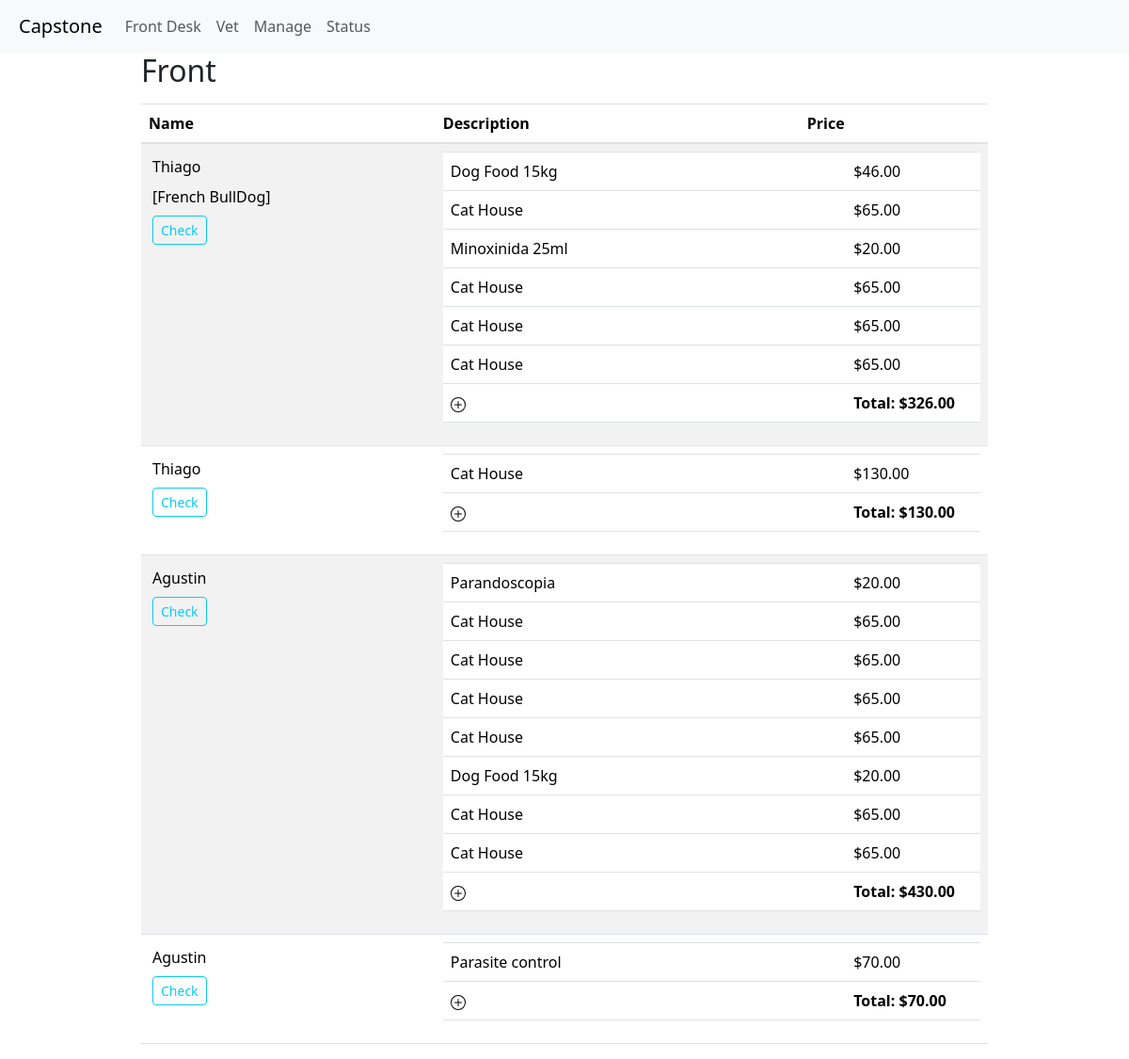
The page /front_desk on the database its author committed.
### item_track/models.py (models this page shows, shortened)
class TransactionRecord(models.Model):
    id = models.AutoField(primary_key=True)
    name = models.CharField(max_length=64)
    description = models.CharField(max_length=256, blank=True, null=True)
    client = models.ForeignKey("Client", on_delete=models.CASCADE, related_name="transactions", blank=True, null=True)
    treatments = models.ManyToManyField("Treatment", related_name="transactions", blank=True, null=True)
    date = models.DateTimeField(auto_now_add=True)
    total = models.DecimalField(max_digits=10, decimal_places=2, blank=True, null=True)
    payment_method = models.CharField(max_length=64, blank=True, null=True)
    payment_status = models.CharField(max_length=64, blank=True, null=True)
    payment_date = models.DateTimeField(blank=True, null=True)
    payment_amount = models.DecimalField(max_digits=10, decimal_places=2, blank=True, null=True)
    payment_reference = models.CharField(max_length=64, blank=True, null=True)
    payment_comments = models.CharField(max_length=256, blank=True, null=True)
    active = models.BooleanField(default=True)

class Movemets(models.Model):
    id = models.AutoField(primary_key=True)
    item = models.ForeignKey("Item", on_delete=models.CASCADE, related_name="movements", blank=True, null=True)
    observation = models.CharField(max_length=256, blank=True, null=True)
    client = models.ForeignKey("Client", on_delete=models.CASCADE, related_name="movements", blank=True, null=True)
    treatment = models.ForeignKey("Treatment", on_delete=models.CASCADE, related_name="movements", blank=True, null=True)
    date = models.DateTimeField(auto_now_add=True)
    type = models.CharField(max_length=64, blank=True, null=True)
    quantity = models.IntegerField()
    price = models.DecimalField(max_digits=10, decimal_places=2, blank=True, null=True)
    total = models.DecimalField(max_digits=10, decimal_places=2, blank=True, null=True)
    TransactionRecord = models.ForeignKey("TransactionRecord", on_delete=models.CASCADE, related_name="movements", blank=True, null=True)

class Item(models.Model):
    id = models.AutoField(primary_key=True)
    name = models.CharField(max_length=64)
    description = models.CharField(max_length=256, blank=True, null=True)
    barcode = models.CharField(max_length=64, blank=True, null=True)
    image = models.ImageField(upload_to="item_track/images", blank=True, null=True)
    category = models.ManyToManyField("Category", blank=True, related_name="items")
    price = models.DecimalField(max_digits=10, decimal_places=2, blank=True, null=True)
    stock = models.IntegerField(blank=True, null=True)
    stock_min = models.IntegerField(blank=True, null=True)
    date_added = models.DateTimeField(auto_now_add=True)
    date_modified = models.DateTimeField(auto_now=True)
    expiration_date = models.DateTimeField(blank=True, null=True)
    active = models.BooleanField(default=True)
    def __str__(self):
        return f"{self.name}"

class Treatment(models.Model):
    id = models.AutoField(primary_key=True)
    name = models.CharField(max_length=64)
    description = models.CharField(max_length=256, blank=True, null=True)
    date_added = models.DateTimeField(auto_now_add=True)
    date_modified = models.DateTimeField(auto_now=True)
    price = models.DecimalField(max_digits=10, decimal_places=2, blank=True, null=True)
    active = models.BooleanField(default=True)
    def __str__(self):
        return f"{self.name}"

### item_track/views.py (the view, shortened to what this page needs)
# urls.py: path("front_desk", views.front_desk, name="front_desk"),
def front_desk(request):
    items = Item.objects.all()
    treatments = Treatment.objects.all()
    if request.method == "PUT":
        data = json.loads(request.body)
        transaction_id = data['consult_id']
        transaction = TransactionRecord.objects.get(id=transaction_id)
        transaction.active = False
        transaction.save()
    consults = TransactionRecord.objects.filter(active=True).order_by
    past_consults = TransactionRecord.objects.filter(active=False).order_by('-date')
    return render(request, "item_track/front_desk.html",{
        'consults': consults,
        'past_consults': past_consults,
        'items': items,
        'treatments': treatments
    })

### item_track/templates/item_track/front_desk.html (shortened to what this page needs)
{% extends "item_track/layout.html" %}
{% load static %}
{% block body %}
    {% block main %}
        <div class="d-flex justify-content-center">
        <div class="w-75" style="max-width: 1200px;">
                <h2 class="mb-3">Front</h2>
                <table class="table table-striped custome-table">
                    <thead>
                        <tr>
                        <th scope="col">Name</th>
                        <th scope="col">Description</th>
                        <th scope="col">Price</th>
                        </tr>
                    </thead>
                    <tbody>
                    {% for consult in consults %}
                        <div>
                            <tr id="row-{{ consult.id }}">
                                <td>
                                    <div class="d-flex flex-column justify-content-between">
                                    <span class="m-1">{{ consult.name }}</span>
                                    {% if consult.description %}
                                    <span class="m-1">[{{ consult.description }}]</span>
                                    {% endif %}
                                    <div>
                                        <button onclick="check_consult('{{ csrf_token }}','{{ consult.id }}')" type="submit" class="btn btn-outline-info btn-sm m-1">Check</button>
                                    </div>
                                </td>
                                <td colspan="2" class="custom-table">
                                    <table class="table">
                                        <tbody>
                                            {% for element in consult.movements.all %}
                                                <tr>
                                                    <td class="w-75">
                                                        {% if element.item %}
                                                            {% if element.quantity > 1 and element.observation %}
                                                                (x{{ element.quantity }}) {{ element.item }} [{{ element.observation }}]
                                                            {% elif element.observation %}
                                                                {{ element.item }} [{{ element.observation }}]
                                                            {%else%}
                                                                {{ element.item }}
                                                            {% endif %}
                                                        {% else %}
                                                            {% if element.quantity > 1 and element.observation %}
                                                                (x{{ element.quantity }}) {{ element.treatment }} [{{ element.observation }}]
                                                            {% elif element.observation %}
                                                                {{ element.treatment }} [{{ element.observation }}]
                                                            {%else%}
                                                                {{ element.treatment }}
                                                            {% endif %}
                                                        {% endif %}
                                                    </td class="w-25">
                                                    <td>${{ element.total }}</td>
                                                </tr>
                                            {% endfor %}
                                            <tr>
                                                <td>
                                                    <svg  xmlns="http://www.w3.org/2000/svg" width="16" height="16" fill="currentColor" class="bi bi-plus-circle" viewBox="0 0 16 16"
                                                    style="cursor: pointer"
                                                    onclick="addRow(this, '{{ consult.id }}', '{{ csrf_token }}')">
                                                    <path d="M8 15A7 7 0 1 1 8 1a7 7 0 0 1 0 14zm0 1A8 8 0 1 0 8 0a8 8 0 0 0 0 16z"/>
                                                    <path d="M8 4a.5.5 0 0 1 .5.5v3h3a.5.5 0 0 1 0 1h-3v3a.5.5 0 0 1-1 0v-3h-3a.5.5 0 0 1 0-1h3v-3A.5.5 0 0 1 8 4z"/>
                                                    </svg>
                                                </td>
                                                <td><b>Total: <span id="total-{{ consult.id }}">${{ consult.total }}</span></b></td>
                                            </tr>
                                        </tbody>
                                    </table>
                                </td>
                            </tr>
                        </div>
                    {% endfor %}
                    </tbody>
                </table>
        </div>
        </div>
    {% endblock %}
{% endblock %}

### rows shown on the page
TransactionRecord: name "Thiago", description "French BullDog", total "326.00"
Movemets: item "Dog Food 15kg", total "46.00"
Movemets: item "Cat House", total "65.00"
Movemets: item "Minoxinida 25ml", total "20.00"
Movemets: item "Cat House", total "65.00"
Movemets: item "Cat House", total "65.00"
Movemets: item "Cat House", total "65.00"
TransactionRecord: name "Thiago", total "130.00"
Movemets: item "Cat House", total "130.00"
TransactionRecord: name "Agustin", total "430.00"
Movemets: treatment "Parandoscopia", total "20.00"
Movemets: item "Cat House", total "65.00"
Movemets: item "Cat House", total "65.00"
Movemets: item "Cat House", total "65.00"
Movemets: item "Cat House", total "65.00"
Movemets: item "Dog Food 15kg", total "20.00"
Movemets: item "Cat House", total "65.00"
Movemets: item "Cat House", total "65.00"
TransactionRecord: name "Agustin", total "70.00"
Movemets: treatment "Parasite control", total "70.00"
